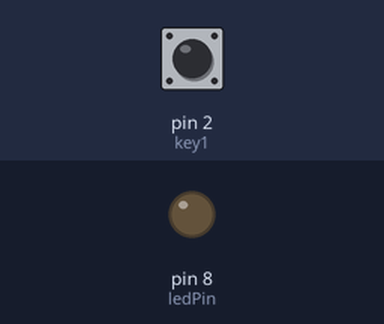
The sketch below on a simulated Arduino Uno, built with avr-gcc and run on an emulated ATmega328P. Parts: output pins drawn as LEDs (lit = HIGH). The test bench sets the inputs (shaded band); at power-on: pin 2 (key1) LOW.

Above: at 1.2 s.
1.3 s: pin 2 (key1) pulled HIGH for 0.15 s
At 2.7 s:
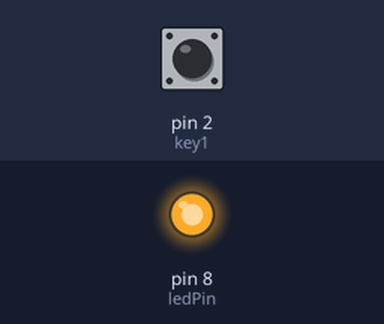
Timing chart, 0 to 4.3 s (numbered marks = the images above; inputs shaded):
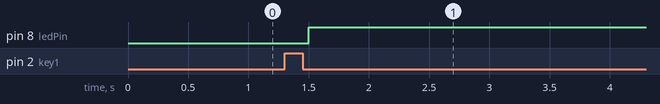

The sketch:

Foil-button-latch_loop.ino
```cpp
///*
//
//  The circuit:
//   LED attached from pin 13 to ground
//   pushbutton attached to pin 2 from +5V
//   resistor attached to pin 2 from ground
//
//   Note: on most Arduinos there is already an LED on the board
//   attached to pin 13. This can cause flickering on some pins so
//
//  Created By: Marten Fidler
//  Date: December 12, 2017
//
//
//
//  http://www.arduino.cc/en/Tutorial/Button
//*/

// constants won't change. They're used here to
// set pin numbers:
const int key1 = 2;     // the number of the pushbutton 2 pin
const int key2 = 3;     // the number of the pushbutton 3 pin
const int key3 = 4;     // the number of the pushbutton 4 pin
const int key4 = 5;     // the number of the pushbutton 5 pin
const int ledPin =  8;      // the number of the LED pin

const int keyNum = 4;
const int keyPins[] = {2,3,4,5};
const int keySequence[] = {key1, key2, key3, key4};


// variables will change:
int buttonState;         // variable for reading the pushbutton status
int currentState;        // recording current state of operation
int posSequence;         // which entry of keySequence is being looked at
int input;

void setup() {
  // initialize the LED pin as an output:
  pinMode(ledPin, OUTPUT);

  // initialize the pushbutton pin as an input:
  pinMode(key1, INPUT);
  pinMode(key2, INPUT);
  pinMode(key3, INPUT);
  pinMode(key4, INPUT);

  currentState = 0;
  posSequence = 0;
}

void loop() {
  //read the state of the pushbutton value:
  buttonState = digitalRead(key1);
  //loop to latch the light on when input signal is stopped (keyup/falling edge detection) detected as pressed down
  if (buttonState == HIGH)
  {
    //loop until button state changes to low
    do {
      delay(100);
      buttonState = digitalRead(key1);
    } while (buttonState == HIGH);

    digitalWrite(ledPin, HIGH);
  }


}
```

Measured:
- after the input at 1.3 s, pin 8 (ledPin): LOW → HIGH after 0.20 s
